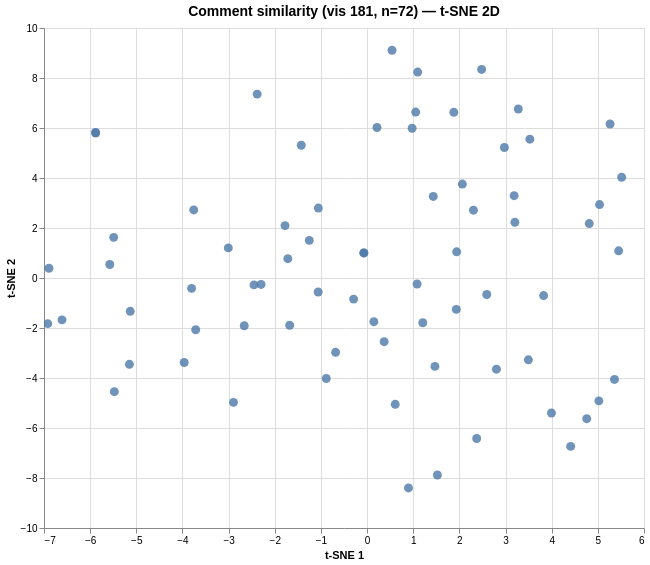

Vega-Lite specification stored for this chart:
### Vega specification from a JSON file in a GitHub repository (floating-point values rounded to 4 significant figures)
{"$schema": "https://vega.github.io/schema/vega/v6.json", "data": [{"name": "param_1e9efca18e7a2868_store"}, {"name": "source_0", "values": [{"comment": "I notice that there appears to be a correlation between a baseball player’s value, or WAR, and their average salary thro…", "dim_1": -3.007, "dim_2": 1.204, "index": 0}, {"comment": "What I notice:\n\nThe graph compares the average yearly WAR (Wins Above Replacement) and average yearly salary during 10-y…", "dim_1": -1.056, "dim_2": 2.797, "index": 1}, {"comment": "When looking at this graph, I noticed several things. Many of the baseball players are clustered around the same average…", "dim_1": -1.778, "dim_2": 2.096, "index": 2}, {"comment": "The more money a player gets the higher war he is likely to have", "dim_1": 3.995, "dim_2": -5.4, "index": 3}, {"comment": "When I first looked at the graph, I just thought that the higher the AR, the higher the salary would be. But this isn't …", "dim_1": 1.934, "dim_2": -1.256, "index": 4}, {"comment": "When analyzing the meaning of this graph, I assumed that the higher the WAR, the higher the salary would be for each pla…", "dim_1": -1.677, "dim_2": -1.89, "index": 5}, {"comment": "The main thing that i find interesting is how Ryan Howard is at the very bottom of this chart. I am not very good at int…", "dim_1": 1.207, "dim_2": -1.791, "index": 6}, {"comment": "Part 1:\nWhen Looking at this graph, I noticed many things. One thing I observed was that many of the baseball players ar…", "dim_1": -1.252, "dim_2": 1.504, "index": 7}, {"comment": "Part 2:\nFrom all these observations, i’m still quite confused about the content of this graph. I’m not a huge fan of bas…", "dim_1": 2.975, "dim_2": 5.219, "index": 8}, {"comment": "One thing I realize about the graph is that the second contract of all players with a second contract is within the aver…", "dim_1": -2.45, "dim_2": -0.276, "index": 9}, {"comment": "One thing I realize about the graph is that the second contract of all players with a second contract is within the aver…", "dim_1": -2.297, "dim_2": -0.257, "index": 10}, {"comment": "In this graph I notice that players with a higher WAR score do not necessarily get paid more than players with a lower W…", "dim_1": -3.756, "dim_2": 2.723, "index": 11}, {"comment": "Thank you Masterman students for all of the responses and headlines.\nYou may want to consider that most readers do not k…", "dim_1": 1.524, "dim_2": -7.881, "index": 12}, {"comment": "I believe this graph shows the inequalities between pay and commitment in baseball.I notice, in the graph, Mike trout ha…", "dim_1": 3.186, "dim_2": 3.292, "index": 13}, {"comment": "I noticed that players with a higher WAR are getting paid less than some athletes with a lower WAR. Some baseball player…", "dim_1": 2.803, "dim_2": -3.647, "index": 14}, {"comment": "When I was doing research on the individuals in this graph, and I noticed that not all of the players were active at the…", "dim_1": 5.264, "dim_2": 6.159, "index": 15}, {"comment": "I’m not big on sports or statistics but see this graph is interesting.  The WAR doesn’t exactly correlate to how much an…", "dim_1": -1.06, "dim_2": -0.559, "index": 16}, {"comment": "As a basketball and football fan, I don’t really pay attention or care about baseball statistics. When I first saw this …", "dim_1": 1.434, "dim_2": 3.263, "index": 17}, {"comment": "Honestly, I do not really follow baseball statistics, but I do watch it. I notice that on the scatter plot graph, there …", "dim_1": 1.053, "dim_2": 6.638, "index": 18}, {"comment": "The graph displays a baseball's player's salary and WAR (Wins Above Replacement). The higher the WAR, the better and mor…", "dim_1": -2.661, "dim_2": -1.911, "index": 19}, {"comment": "Being a baseball fan, I find this graph very interesting. I think it shows how a player’s salary compares to their WAR (…", "dim_1": 3.276, "dim_2": 6.761, "index": 20}, {"comment": "I usually don’t look at statistics very much. And I don’t look at sports(especially baseball) that often. But the first …", "dim_1": 1.096, "dim_2": 8.237, "index": 21}, {"comment": "In this graph I see many things, but the one thing that I noticed that shocked me was why one player gets paid more than…", "dim_1": 0.215, "dim_2": 6.02, "index": 22}, {"comment": "When I look at this graph, I really don't know what is going on. I have seen scatter polts before, but I don't know much…", "dim_1": -2.895, "dim_2": -4.974, "index": 23}, {"comment": "I am not really a baseball or a sports person yet I noticed a small red box on the graph in the bottom right corner. Thi…", "dim_1": 1.47, "dim_2": -3.535, "index": 24}, {"comment": "One of the things that surprised the most about this graph is that the worst player, Ryan Hower, makes more money than t…", "dim_1": 2.065, "dim_2": 3.758, "index": 25}, {"comment": "This graph is full of interesting and shocking data. One of the first things I noticed was the large range of pay among …", "dim_1": 3.495, "dim_2": -3.273, "index": 26}, {"comment": "Baseball doesn't interest me, but I do find this graph fascinating. The first thing glaring out is Mike Trout's WAR to s…", "dim_1": 1.941, "dim_2": 1.048, "index": 27}, {"comment": "I notice that the players that make the most contributions to their team don’t necessarily make more money, and vice ver…", "dim_1": 3.825, "dim_2": -0.703, "index": 28}, {"comment": "I notice from the graph that the highest paid players do not always have the highest WAR value. An example is Zack Grein…", "dim_1": 1.084, "dim_2": -0.239, "index": 29}, {"comment": "From just a glance, one can tell that the greater amount of players do not get what their contract states, they either g…", "dim_1": -5.131, "dim_2": -1.332, "index": 30}, {"comment": "I don't really pay attention to statistics when it comes to sports, but this is very interesting to me. One of the first…", "dim_1": 2.593, "dim_2": -0.661, "index": 31}, {"comment": "I personally do not know anything about baseball players.  However, I am from Philadelphia and I wonder if any of the pl…", "dim_1": 2.482, "dim_2": 8.342, "index": 32}, {"comment": "I noticed that the graph placed a red box in the quadrant where the worth went down and they were below average. I also …", "dim_1": -1.426, "dim_2": 5.309, "index": 33}, {"comment": "I noticed that players with higher WAR should be paid more\n\nI wonder why there are players with low war paid well\n\n“Wins…", "dim_1": 4.759, "dim_2": -5.628, "index": 34}, {"comment": "I noticed that the average war is 3 but I wonder why athletes with a really big war may not have a higher salary. Does w…", "dim_1": 2.375, "dim_2": -6.419, "index": 35}, {"comment": "I noticed a higher WAR should be those who get paid more.\n\nI wonder why people with terrible WAR get paid so much \n\nWAR …", "dim_1": 4.411, "dim_2": -6.735, "index": 36}, {"comment": "Thanks to all students who responded.  Love the catchy headlines that capture the main ideas of the graph:  “Higher Paid…", "dim_1": -5.883, "dim_2": 5.82, "index": 37}, {"comment": "I notice that there is a cluster of dots around the area of where there is a WAR between 2-4, and the average salary fro…", "dim_1": -5.575, "dim_2": 0.539, "index": 38}, {"comment": "I am not interested in sports, so I barely understand this graph. In the graph, I notice that players who have lower war…", "dim_1": -0.291, "dim_2": -0.844, "index": 39}, {"comment": "This graph has many questions circling around it. Fist off, I noticed that a lot of players had a really high WAR but a …", "dim_1": -0.07, "dim_2": 1.002, "index": 40}, {"comment": "This graph has many questions circling around it. Fist off, I noticed that a lot of players had a really high WAR but a …", "dim_1": -0.07, "dim_2": 1.003, "index": 41}, {"comment": "The chart was kind of confusing when I first looked at it. When I looked a little harder, I could tell that the best pla…", "dim_1": 5.037, "dim_2": 2.937, "index": 42}, {"comment": "I wonder why there are so many players below the average WAR. I also don't completely understand what the numbers on the…", "dim_1": 0.61, "dim_2": -5.052, "index": 43}, {"comment": "When looking at this graph, I noticed immediately that Mike Trout was the highest player on this chart. That made me rea…", "dim_1": 3.203, "dim_2": 2.227, "index": 44}, {"comment": "Personally I barely understand anything about baseball so this graph is very confusing. One thing I do understand is tha…", "dim_1": 1.88, "dim_2": 6.628, "index": 45}, {"comment": "This graph shows that higher war you have, the better the player you are. I have heard the name Mike Trout a lot and kno…", "dim_1": 5.451, "dim_2": 1.088, "index": 46}, {"comment": "Personally, I am not one to follow sports, especially baseball. However, I notice that the graph seems to depict differe…", "dim_1": 0.976, "dim_2": 5.99, "index": 47}, {"comment": "I observed a baseball graph that depicts a comparison of the value of highly-paid baseball players using salary and thei…", "dim_1": -1.717, "dim_2": 0.773, "index": 48}, {"comment": "I notice that there is a very large gap between those like Mike Trout and Albert Pujols at the top of the graph, and tho…", "dim_1": 3.527, "dim_2": 5.552, "index": 49}, {"comment": "What’s going on in the graph is that they are saying that the people with the best WAR percentage aren’t always paid as …", "dim_1": -6.919, "dim_2": -1.826, "index": 50}, {"comment": "What stood out to me was the shaded red bottom right corner. It seems to be the players with above average salaries but …", "dim_1": -5.49, "dim_2": 1.626, "index": 51}, {"comment": "I notice that mike trout is on the highest most point of the graph, which makes sense, as he is the MLB’s best player, y…", "dim_1": 4.814, "dim_2": 2.177, "index": 52}, {"comment": "When I look at the graph, I noticed a pattern in regards to players listed twice.  For example, Albert Pujol’s first lis…", "dim_1": -3.802, "dim_2": -0.414, "index": 53}, {"comment": "This graph supports the idea that the “best” players aren’t always the most useful to their team. Some big market teams …", "dim_1": 5.516, "dim_2": 4.031, "index": 54}, {"comment": "Newspapers try to offer headlines that grab the reader's attention.  They tend to be shorter and have a zing -- somethin…", "dim_1": 0.897, "dim_2": -8.397, "index": 55}, {"comment": "As someone who does not follow sports, this entire graph somewhat confuses me. However, I have a brother and a father wh…", "dim_1": 2.304, "dim_2": 2.713, "index": 56}, {"comment": "Looking at the graph displaying a baseball player’s salary and WAR (Wins above Replacement), I noticed that a lot of the…", "dim_1": 0.37, "dim_2": -2.547, "index": 57}, {"comment": "In this graph something that I wonder was what the dotted red line means I also was wondering why it gets darker around …", "dim_1": -6.893, "dim_2": 0.39, "index": 58}, {"comment": "Things I notice are that there are very few outliers from around the point where the WAR average and the average salary …", "dim_1": -3.962, "dim_2": -3.379, "index": 59}, {"comment": "I noticed that half of the players were below WAR. I wonder why most of the players get paid more than average but are b…", "dim_1": 5.022, "dim_2": -4.915, "index": 60}, {"comment": "I noticed that Mike Trout has the highest WAR. I noticed that a lot of players have a WAR between 0 and 2 with an averag…", "dim_1": 0.147, "dim_2": -1.748, "index": 61}, {"comment": "I loved this graph because I am a big baseball fan. I noticed that my favorite player ever, Derek Jeter is above average…", "dim_1": -0.682, "dim_2": -2.972, "index": 62}, {"comment": "I noticed that every player makes more than 10 millions dollars. I also noticed most players are close together in the m…", "dim_1": -2.381, "dim_2": 7.355, "index": 63}, {"comment": "Title- Highly payed but average.\nSomethings that I notice are that Jacoby Ellsbury depending when this graph was made is…", "dim_1": -0.884, "dim_2": -4.019, "index": 64}, {"comment": "I noticed that there are some players with higher WAR, but they have less salary than some players with less WAR. \n\nI wo…", "dim_1": -3.713, "dim_2": -2.071, "index": 65}, {"comment": "I notice that the players are not known well by me. The title would be \"Good Baseball Stats.\"", "dim_1": 0.541, "dim_2": 9.109, "index": 66}, {"comment": "WAR compared to Salary\nI noticed that the lowest right part is red. The most players are in the middle. I wonder if it i…", "dim_1": 5.361, "dim_2": -4.057, "index": 67}, {"comment": "Welcome to Wednesday's moderation of  “What’s Going On in This Graph?”  \n\nToday’s graph compares baseball players with c…", "dim_1": -5.881, "dim_2": 5.8, "index": 68}, {"comment": "The kind of graph I noticed is a scatter plot comparing each player with each other. \nI wonder why they chose to use a s…", "dim_1": -5.149, "dim_2": -3.452, "index": 69}, {"comment": "I notice a scatter plot and most points lie in the region.  I wonder why these points are spread out. Since they are all…", "dim_1": -5.476, "dim_2": -4.547, "index": 70}, {"comment": "I see this graph is about war and their salary. I see war is make nothing from this graph because they can't get enough …", "dim_1": -6.61, "dim_2": -1.674, "index": 71}]}, {"name": "source_0_x_domain_dim_1", "values": [{"min": -6.919, "max": 5.516}]}, {"name": "source_0_y_domain_dim_2", "values": [{"min": -8.397, "max": 9.109}]}], "signals": [{"name": "unit", "value": {}, "on": [{"events": "pointermove", "update": "isTuple(group()) ? group() : unit"}]}, {"name": "param_1e9efca18e7a2868", "update": "vlSelectionResolve(\"param_1e9efca18e7a2868_store\", \"union\")"}, {"name": "param_1e9efca18e7a2868_dim_1", "on": [{"events": [{"source": "view", "type": "dblclick"}], "update": "null"}, {"events": {"signal": "param_1e9efca18e7a2868_translate_delta"}, "update": "panLinear(param_1e9efca18e7a2868_translate_anchor.extent_x, -param_1e9efca18e7a2868_translate_delta.x / width)"}, {"events": {"signal": "param_1e9efca18e7a2868_zoom_delta"}, "update": "zoomLinear(domain(\"x\"), param_1e9efca18e7a2868_zoom_anchor.x, param_1e9efca18e7a2868_zoom_delta)"}]}, {"name": "param_1e9efca18e7a2868_dim_2", "on": [{"events": [{"source": "view", "type": "dblclick"}], "update": "null"}, {"events": {"signal": "param_1e9efca18e7a2868_translate_delta"}, "update": "panLinear(param_1e9efca18e7a2868_translate_anchor.extent_y, param_1e9efca18e7a2868_translate_delta.y / height)"}, {"events": {"signal": "param_1e9efca18e7a2868_zoom_delta"}, "update": "zoomLinear(domain(\"y\"), param_1e9efca18e7a2868_zoom_anchor.y, param_1e9efca18e7a2868_zoom_delta)"}]}, {"name": "param_1e9efca18e7a2868_tuple", "on": [{"events": [{"signal": "param_1e9efca18e7a2868_dim_1 || param_1e9efca18e7a2868_dim_2"}], "update": "param_1e9efca18e7a2868_dim_1 && param_1e9efca18e7a2868_dim_2 ? {unit: \"\", fields: param_1e9efca18e7a2868_tuple_fields, values: [param_1e9efca18e7a2868_dim_1,param_1e9efca18e7a2868_dim_2]} : null"}]}, {"name": "param_1e9efca18e7a2868_tuple_fields", "value": [{"field": "dim_1", "channel": "x", "type": "R"}, {"field": "dim_2", "channel": "y", "type": "R"}]}, {"name": "param_1e9efca18e7a2868_translate_anchor", "value": {}, "on": [{"events": [{"source": "scope", "type": "pointerdown"}], "update": "{x: x(unit), y: y(unit), extent_x: domain(\"x\"), extent_y: domain(\"y\")}"}]}, {"name": "param_1e9efca18e7a2868_translate_delta", "value": {}, "on": [{"events": [{"source": "window", "between": [{"source": "scope", "type": "pointerdown"}, {"source": "window", "type": "pointerup"}], "type": "pointermove", "consume": true}], "update": "{x: param_1e9efca18e7a2868_translate_anchor.x - x(unit), y: param_1e9efca18e7a2868_translate_anchor.y - y(unit)}"}]}, {"name": "param_1e9efca18e7a2868_zoom_anchor", "on": [{"events": [{"source": "scope", "type": "wheel", "consume": true}], "update": "{x: invert(\"x\", x(unit)), y: invert(\"y\", y(unit))}"}]}, {"name": "param_1e9efca18e7a2868_zoom_delta", "on": [{"events": [{"source": "scope", "type": "wheel", "consume": true}], "update": "pow(1.001, event.deltaY * pow(16, event.deltaMode))", "force": true}]}, {"name": "param_1e9efca18e7a2868_modify", "on": [{"events": {"signal": "param_1e9efca18e7a2868_tuple"}, "update": "modify(\"param_1e9efca18e7a2868_store\", param_1e9efca18e7a2868_tuple, true)"}]}], "marks": [{"type": "symbol", "name": "marks", "from": {"data": "source_0"}, "encode": {"update": {"tooltip": {"signal": "{\"Comment #\": format(datum[\"index\"], \"\"), \"Comment\": isValid(datum[\"comment\"]) ? datum[\"comment\"] : \"\"+datum[\"comment\"]}"}, "y": {"field": "dim_2", "scale": "y"}, "shape": {"value": "circle"}, "size": {"value": 80}, "x": {"field": "dim_1", "scale": "x"}, "opacity": {"value": 0.8}, "fill": {"value": "#4c78a8"}}}, "interactive": true, "clip": true, "style": ["circle"]}], "scales": [{"name": "x", "type": "linear", "domain": [{"signal": "(data(\"source_0_x_domain_dim_1\")[0] || {}).min"}, {"signal": "(data(\"source_0_x_domain_dim_1\")[0] || {}).max"}], "range": [0, {"signal": "width"}], "nice": true, "zero": true, "domainRaw": {"signal": "param_1e9efca18e7a2868[\"dim_1\"]"}}, {"name": "y", "type": "linear", "domain": [{"signal": "(data(\"source_0_y_domain_dim_2\")[0] || {}).min"}, {"signal": "(data(\"source_0_y_domain_dim_2\")[0] || {}).max"}], "range": [{"signal": "height"}, 0], "domainRaw": {"signal": "param_1e9efca18e7a2868[\"dim_2\"]"}, "zero": true, "nice": true}], "axes": [{"scale": "x", "maxExtent": 0, "ticks": false, "grid": true, "domain": false, "zindex": 0, "aria": false, "minExtent": 0, "tickCount": {"signal": "ceil(width/40)"}, "gridScale": "y", "labels": false, "orient": "bottom"}, {"scale": "y", "zindex": 0, "domain": false, "tickCount": {"signal": "ceil(height/40)"}, "orient": "left", "ticks": false, "gridScale": "x", "labels": false, "minExtent": 0, "aria": false, "grid": true, "maxExtent": 0}, {"scale": "x", "labelFlush": true, "tickCount": {"signal": "ceil(width/40)"}, "grid": false, "labelOverlap": true, "zindex": 0, "title": "t-SNE 1", "orient": "bottom"}, {"scale": "y", "zindex": 0, "orient": "left", "title": "t-SNE 2", "tickCount": {"signal": "ceil(height/40)"}, "labelOverlap": true, "grid": false}], "title": {"text": "Comment similarity (vis 181, n=72) — t-SNE 2D", "frame": "group", "fontSize": 14}, "padding": 5, "background": "white", "height": 500, "style": "cell", "width": 600}
